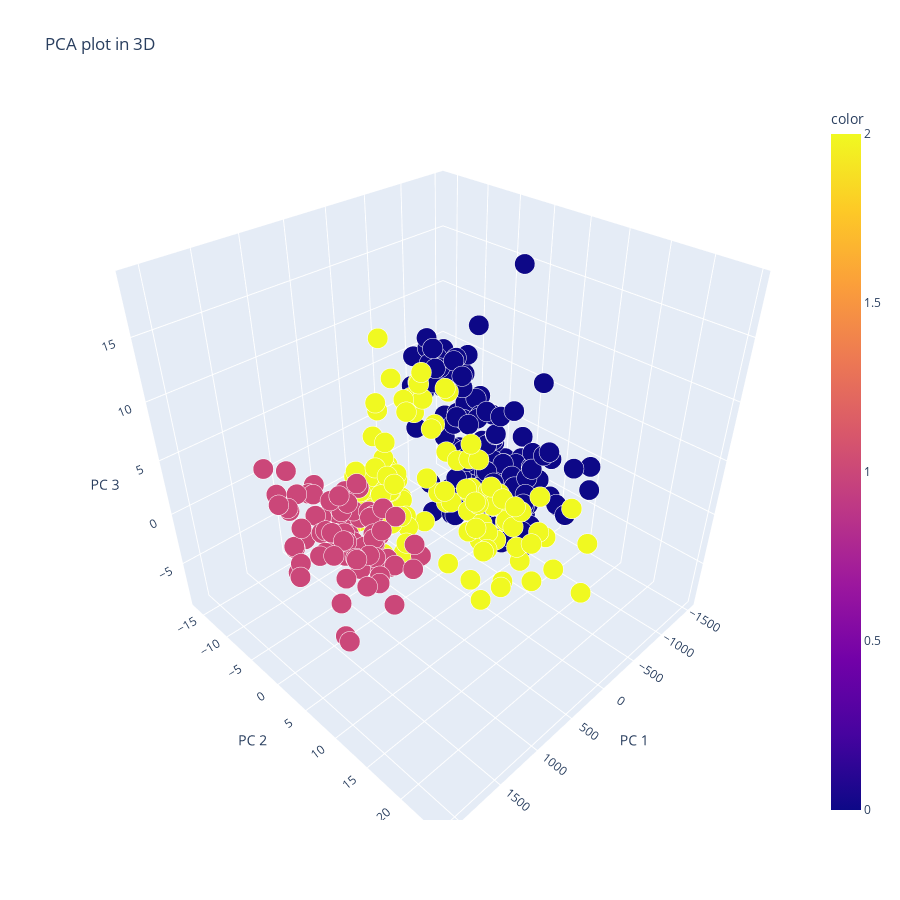

The notebook cell saved with this chart:
### Code cell
PCAplot3D(X, pred_k)

### Figure 1 — Plotly figure (JSON) as saved in the notebook; plotly's stock layout.template omitted (floating-point values rounded to 4 significant figures; data arrays with more than 128 entries replaced by an {"elided": "..."} marker saying what was removed)
{"data": [{"hovertemplate": "PC 1=%{x}<br>PC 2=%{y}<br>PC 3=%{z}<br>size=%{marker.size}<br>color=%{marker.color}<extra></extra>", "legendgroup": "", "marker": {"color": {"elided": "333 int values"}, "coloraxis": "coloraxis", "opacity": 1, "size": {"elided": "333 float values"}, "sizemode": "area", "sizeref": 0.00025, "symbol": "circle"}, "mode": "markers", "name": "", "scene": "scene", "showlegend": false, "type": "scatter3d", "x": {"elided": "333 float values"}, "y": {"elided": "333 float values"}, "z": {"elided": "333 float values"}}], "layout": {"coloraxis": {"colorbar": {"title": {"text": "color"}}, "colorscale": [[0, "#0d0887"], [0.1111, "#46039f"], [0.2222, "#7201a8"], [0.3333, "#9c179e"], [0.4444, "#bd3786"], [0.5556, "#d8576b"], [0.6667, "#ed7953"], [0.7778, "#fb9f3a"], [0.8889, "#fdca26"], [1, "#f0f921"]]}, "height": 900, "legend": {"itemsizing": "constant", "tracegroupgap": 0}, "scene": {"aspectmode": "auto", "aspectratio": {"x": 1, "y": 1, "z": 1}, "domain": {"x": [0, 1], "y": [0, 1]}, "xaxis": {"title": {"text": "PC 1"}, "type": "linear"}, "yaxis": {"title": {"text": "PC 2"}, "type": "linear"}, "zaxis": {"title": {"text": "PC 3"}, "type": "linear"}}, "title": {"text": "PCA plot in 3D"}, "width": 900}}
